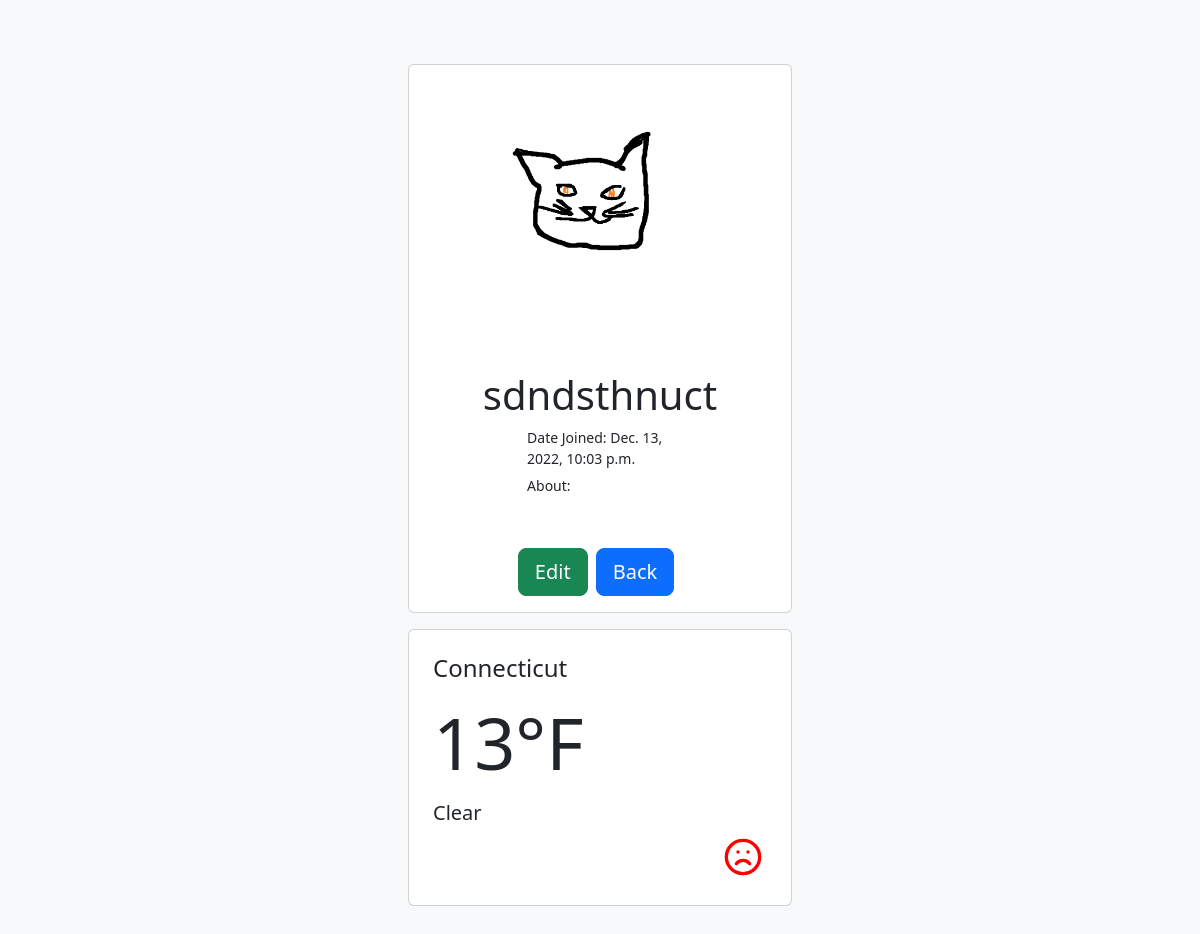
The app's page /display_profile/ (signed in) with its own data.
### accounts/models.py (models this page shows, shortened)
class Profile(models.Model):
    user = models.OneToOneField(User, on_delete=models.CASCADE)
    created_at = models.DateTimeField(auto_now_add=True)
    profile_pic = models.ImageField(default='base.jpg', upload_to='profiles')
    location = models.CharField(max_length=200)
    about = models.TextField(max_length=200)
    def create_user_profile(sender, instance, created, **kwargs):
        if created:
            Profile.objects.create(user=instance)
    post_save.connect(create_user_profile, sender=User)

### Weathered/models.py (models this page shows, shortened)
class Reaction(models.Model):
    created_at = models.DateTimeField(auto_now_add=True)
    reaction = models.CharField(max_length=20, blank=True, choices=REACTION)
    user = models.ManyToManyField(User)
    location = models.CharField(max_length=200)
    temp = models.TextField(max_length=200)
    condition = models.CharField(max_length=50)

### accounts/views.py (the view)
# urls.py: path('display_profile/', views.display_profile_view, name="display_profile"),
@login_required
def display_profile_view(request):
    reaction = Reaction.objects.filter(user=request.user)
    user = request.user
    return render(request, 'accounts/display_profile.html', {'user': user, 'reactions': reaction})

### templates/accounts/display_profile.html (shortened to what this page needs)
{% extends "weathered/base.html" %}
{% load crispy_forms_tags %}
{% block body %}
    <body id="index" class="bg-light scroll-warm">
    <div class="row d-flex justify-content-center h-100 py-5">
        <div class="col-md-6 col-lg-6 col-xl-4">
            <div class="card my-3">
                <div class="card-body">
                    <div class="row my-3 py-3 d-flex justify-content-center">
                        <img style="width: 250px"
                             class="img-fluid rounded-5"
                                {% if user.profile.profile_pic.url == "/media/base.jpg" %}
                             src={{ "https://ui-avatars.com/api/?name="|add:user.username }}{{ "&background=random" }}>
                                {% else %}
                                    src="{{ user.profile.profile_pic.url }}">
                                {% endif %}
                    </div>
                    <h1 class="d-flex justify-content-center">{{ user.username }}</h1>
                        <div class="form-row d-flex justify-content-center">
                            <div class="col-md-5">
                                <div class="form-group">
                                    <label class="small mb-1 ">Date Joined: {{ user.date_joined }}</label>
                                </div>
                                <label class="small mb-1">About:</label> {{ user.profile.about }}
                            </div>
                        </div>
                        <br><br>
                        <div class="d-flex justify-content-center">
                            <a class="btn btn-success btn-lg me-2" href={% url 'profile' %}>Edit</a>
                            <a class="btn btn-primary btn-lg me-2" href={% url 'index' %}>Back</a>
                        </div>
                </div>
            </div>
            {% for reaction in reactions|slice:":5" %}
                <div class="card mb-3">
                    <div class="card-body p-4">
                        <h4 class="mb-0">{{ reaction.location }}</h4>
                        <p class="display-2 my-3">{{ reaction.temp }}</p>
                        <h5>{{ reaction.condition }} </h5>
                        <div class="d-flex justify-content-end">
                        </div>
                    </div>
                </div>
            {% empty %}
                <div class="card-body p-4">
                    <h4 class="mb-0">No reactions :(</h4>
                </div>
            {% endfor %}
        </div>
    </div>
    </body>
{% endblock %}

### records on screen
Reaction: location "Connecticut", temp "13°F", condition "Clear"

### other values on screen
{{ user.username }} "sdndsthnuct"
{{ user.date_joined }} "Dec. 13, 2022, 10:03 p.m."
